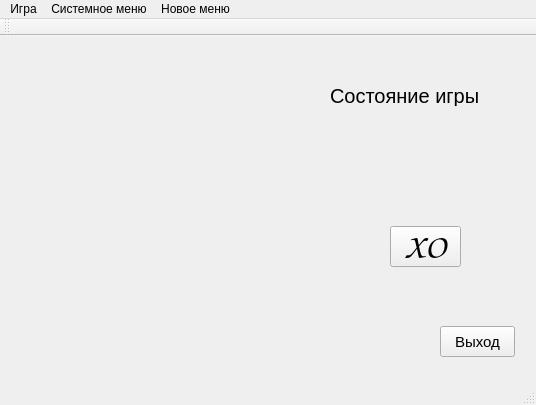
<?xml version="1.0" encoding="UTF-8"?>
<ui version="4.0">
 <class>MainWindow</class>
 <widget class="QMainWindow" name="MainWindow">
  <property name="geometry">
   <rect>
    <x>0</x>
    <y>0</y>
    <width>536</width>
    <height>405</height>
   </rect>
  </property>
  <property name="windowTitle">
   <string>Игра Крестики-Нолики</string>
  </property>
  <widget class="QWidget" name="centralWidget">
   <widget class="QLabel" name="moveLabel">
    <property name="geometry">
     <rect>
      <x>330</x>
      <y>50</y>
      <width>161</width>
      <height>20</height>
     </rect>
    </property>
    <property name="sizePolicy">
     <sizepolicy hsizetype="Preferred" vsizetype="Preferred">
      <horstretch>0</horstretch>
      <verstretch>0</verstretch>
     </sizepolicy>
    </property>
    <property name="font">
     <font>
      <pointsize>15</pointsize>
     </font>
    </property>
    <property name="layoutDirection">
     <enum>Qt::LeftToRight</enum>
    </property>
    <property name="frameShape">
     <enum>QFrame::NoFrame</enum>
    </property>
    <property name="text">
     <string>Состояние игры</string>
    </property>
    <property name="alignment">
     <set>Qt::AlignLeading|Qt::AlignLeft|Qt::AlignVCenter</set>
    </property>
   </widget>
   <widget class="QPushButton" name="exitButton">
    <property name="geometry">
     <rect>
      <x>440</x>
      <y>290</y>
      <width>75</width>
      <height>31</height>
     </rect>
    </property>
    <property name="font">
     <font>
      <pointsize>11</pointsize>
     </font>
    </property>
    <property name="text">
     <string>Выход</string>
    </property>
   </widget>
   <widget class="QPushButton" name="fontPrototypeButton">
    <property name="enabled">
     <bool>true</bool>
    </property>
    <property name="geometry">
     <rect>
      <x>390</x>
      <y>190</y>
      <width>71</width>
      <height>41</height>
     </rect>
    </property>
    <property name="font">
     <font>
      <family>Comic Sans MS</family>
      <pointsize>26</pointsize>
      <weight>50</weight>
      <italic>false</italic>
      <bold>false</bold>
      <underline>false</underline>
     </font>
    </property>
    <property name="text">
     <string>XO</string>
    </property>
   </widget>
  </widget>
  <widget class="QMenuBar" name="menuBar">
   <property name="geometry">
    <rect>
     <x>0</x>
     <y>0</y>
     <width>536</width>
     <height>21</height>
    </rect>
   </property>
   <widget class="QMenu" name="exitMenu">
    <property name="focusPolicy">
     <enum>Qt::ClickFocus</enum>
    </property>
    <property name="title">
     <string>Системное меню</string>
    </property>
    <addaction name="exitAction"/>
   </widget>
   <widget class="QMenu" name="gameMenu">
    <property name="title">
     <string>Игра</string>
    </property>
    <addaction name="newGameAction"/>
    <addaction name="saveGameAction"/>
    <addaction name="loadGameAction"/>
   </widget>
   <widget class="QMenu" name="menu">
    <property name="title">
     <string>Новое меню</string>
    </property>
    <addaction name="action"/>
    <addaction name="setFieldSize"/>
   </widget>
   <addaction name="gameMenu"/>
   <addaction name="exitMenu"/>
   <addaction name="menu"/>
  </widget>
  <widget class="QToolBar" name="mainToolBar">
   <attribute name="toolBarArea">
    <enum>TopToolBarArea</enum>
   </attribute>
   <attribute name="toolBarBreak">
    <bool>false</bool>
   </attribute>
  </widget>
  <widget class="QStatusBar" name="statusBar"/>
  <action name="exitAction">
   <property name="text">
    <string>Выход из программы</string>
   </property>
  </action>
  <action name="newGameAction">
   <property name="text">
    <string>Новая игра</string>
   </property>
  </action>
  <action name="saveGameAction">
   <property name="text">
    <string>Сохранить игру</string>
   </property>
  </action>
  <action name="loadGameAction">
   <property name="text">
    <string>Загрузить игру</string>
   </property>
  </action>
  <action name="action">
   <property name="text">
    <string>Обновление</string>
   </property>
  </action>
  <action name="setFieldSize">
   <property name="text">
    <string>Выбор размера поля</string>
   </property>
  </action>
 </widget>
 <layoutdefault spacing="6" margin="11"/>
 <resources/>
 <connections>
  <connection>
   <sender>exitAction</sender>
   <signal>triggered()</signal>
   <receiver>MainWindow</receiver>
   <slot>close()</slot>
   <hints>
    <hint type="sourcelabel">
     <x>-1</x>
     <y>-1</y>
    </hint>
    <hint type="destinationlabel">
     <x>267</x>
     <y>202</y>
    </hint>
   </hints>
  </connection>
  <connection>
   <sender>exitButton</sender>
   <signal>clicked()</signal>
   <receiver>MainWindow</receiver>
   <slot>slot2()</slot>
   <hints>
    <hint type="sourcelabel">
     <x>507</x>
     <y>353</y>
    </hint>
    <hint type="destinationlabel">
     <x>267</x>
     <y>202</y>
    </hint>
   </hints>
  </connection>
  <connection>
   <sender>exitButton</sender>
   <signal>clicked()</signal>
   <receiver>MainWindow</receiver>
   <slot>slot1()</slot>
   <hints>
    <hint type="sourcelabel">
     <x>507</x>
     <y>353</y>
    </hint>
    <hint type="destinationlabel">
     <x>267</x>
     <y>202</y>
    </hint>
   </hints>
  </connection>
  <connection>
   <sender>saveGameAction</sender>
   <signal>triggered()</signal>
   <receiver>MainWindow</receiver>
   <slot>saveGame()</slot>
   <hints>
    <hint type="sourcelabel">
     <x>-1</x>
     <y>-1</y>
    </hint>
    <hint type="destinationlabel">
     <x>267</x>
     <y>202</y>
    </hint>
   </hints>
  </connection>
  <connection>
   <sender>newGameAction</sender>
   <signal>triggered()</signal>
   <receiver>MainWindow</receiver>
   <slot>newGame()</slot>
   <hints>
    <hint type="sourcelabel">
     <x>-1</x>
     <y>-1</y>
    </hint>
    <hint type="destinationlabel">
     <x>267</x>
     <y>202</y>
    </hint>
   </hints>
  </connection>
  <connection>
   <sender>loadGameAction</sender>
   <signal>triggered()</signal>
   <receiver>MainWindow</receiver>
   <slot>loadGame()</slot>
   <hints>
    <hint type="sourcelabel">
     <x>-1</x>
     <y>-1</y>
    </hint>
    <hint type="destinationlabel">
     <x>267</x>
     <y>202</y>
    </hint>
   </hints>
  </connection>
  <connection>
   <sender>exitButton</sender>
   <signal>clicked()</signal>
   <receiver>MainWindow</receiver>
   <slot>close()</slot>
   <hints>
    <hint type="sourcelabel">
     <x>468</x>
     <y>340</y>
    </hint>
    <hint type="destinationlabel">
     <x>315</x>
     <y>346</y>
    </hint>
   </hints>
  </connection>
 </connections>
 <slots>
  <slot>slot1()</slot>
  <slot>slot2()</slot>
  <slot>slotUpdate()</slot>
  <slot>saveGame()</slot>
  <slot>newGame()</slot>
  <slot>loadGame()</slot>
  <slot>myNewSlot()</slot>
 </slots>
</ui>
